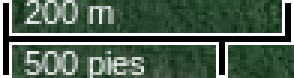
#> input picture images/Deforestacion_referencia.png, 98 x 26 px (shown 3 times larger); its folder holds only this picture in this run
$ python Ej2_filtros_PA.py --image ../images/Deforestacion_referencia.png
#> lines starting #> are read from the running program, lines starting #| are printed output that depends on the picture
"""
Filtros pasa-altos.

1. Defina mascaras de filtrado pasa-altos cuyos coeficientes sumen 1 y apliquelas
sobre diferentes imagenes. Interprete los resultados.

2. Repita el ejercicio anterior para mascaras cuyos coeficientes sumen 0. Compare
los resultados con los del punto anterior.
"""

import os
os.chdir(os.path.dirname(os.path.abspath(__file__)))
import cv2
import numpy as np
import argparse

PATH = "../images/"

# Si lo quiero usar desde consola:
# python Ej2_Filtros_PA.py -im nombreImagen.jpg

default_img = 'cameraman.tif'

ap = argparse.ArgumentParser()
ap.add_argument("-im", "--image", required=False, help="path de la imagen a utilizar")
args = vars(ap.parse_args())

nombre_imagen = args["image"] if args["image"] else default_img

img = cv2.imread(PATH + nombre_imagen, cv2.IMREAD_GRAYSCALE)
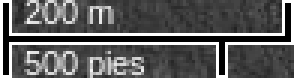
#> img: shape (26, 98) (shown 3 times larger); min 0, max 255, mean 89.8

#* Filtro pasa-altos con coeficientes que suman 1
# Realce de altas frecuencias sin eliminar las bajas frecuencias
mask = np.matrix([[0, -1, 0], [-1, 5, -1], [0, -1, 0]])

dst_sum1 = cv2.filter2D(img,-1,mask)
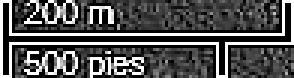
#> dst_sum1: shape (26, 98) (shown 3 times larger); min 0, max 255, mean 80.2

#* Filtro pasa-altos con coeficientes que suman 0
# Realce de altas frecuencias eliminando las bajas frecuencias
mask = np.matrix([[0, -1, 0], [-1, 4, -1], [0, -1, 0]])

dst_sum0 = cv2.filter2D(img,-1,mask)
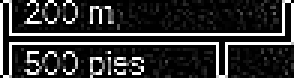
#> dst_sum0: shape (26, 98) (shown 3 times larger); min 0, max 255, mean 47.2

cv2.imshow('Original', img)
cv2.imshow('Filtro suma 1', dst_sum1)
cv2.imshow('Filtro suma 0', dst_sum0)

cv2.waitKey(0)
cv2.destroyAllWindows()

$ run again, on images/flores02.jpg
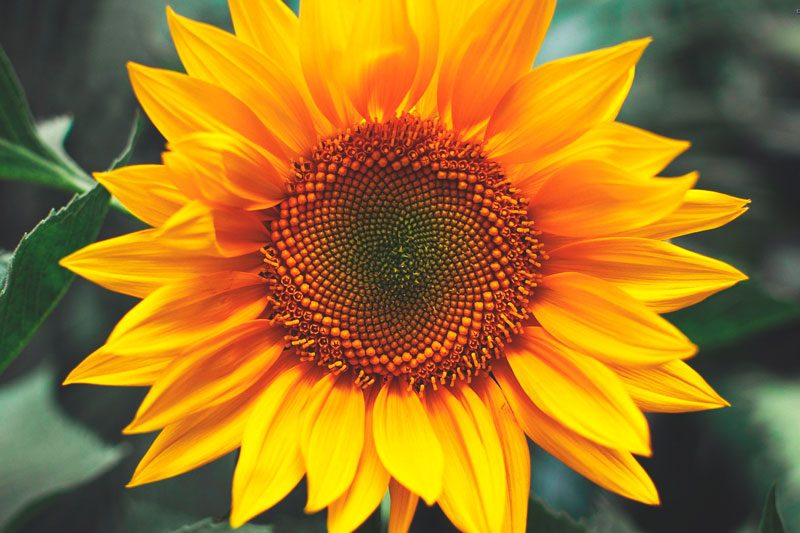
#> input picture images/flores02.jpg, 800 x 533 px
#> `dst_sum1 = cv2.filter2D(img,-1,mask)`:
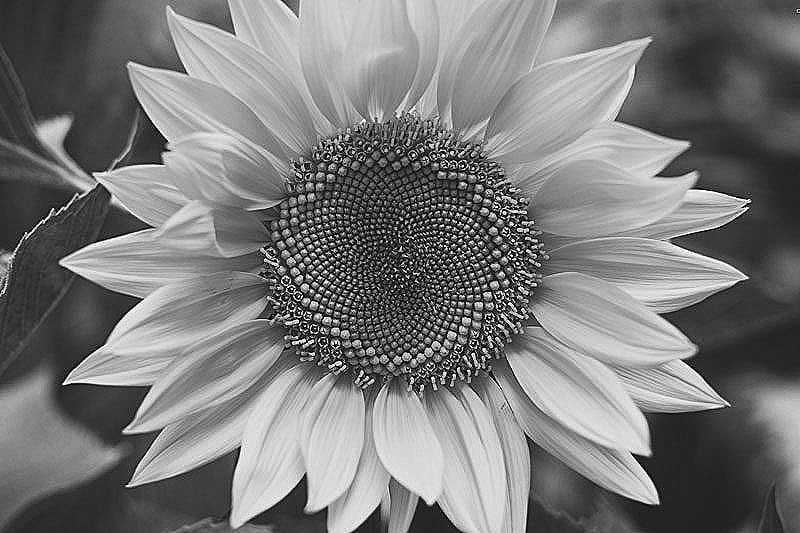
#> dst_sum1: shape (533, 800); min 0, max 255, mean 121.4
#> `dst_sum0 = cv2.filter2D(img,-1,mask)`:
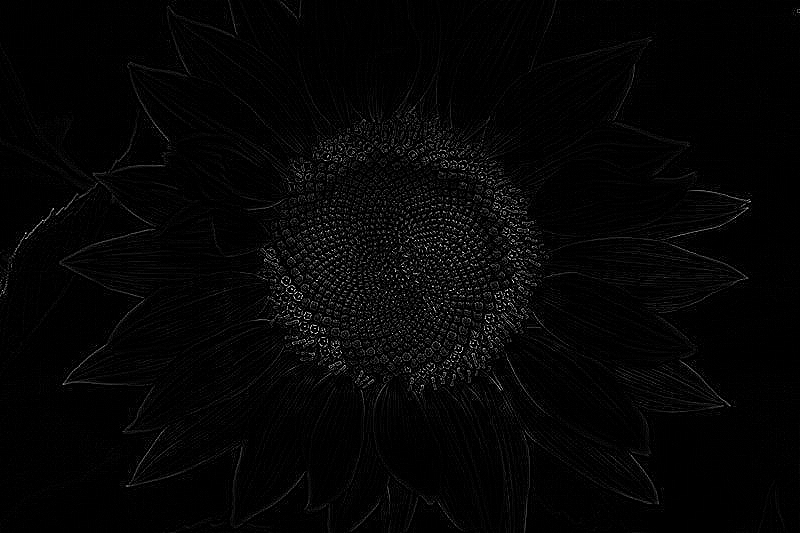
#> dst_sum0: shape (533, 800); min 0, max 255, mean 5.1

$ run again, on images/Deforestacion_zona_delimitada.png
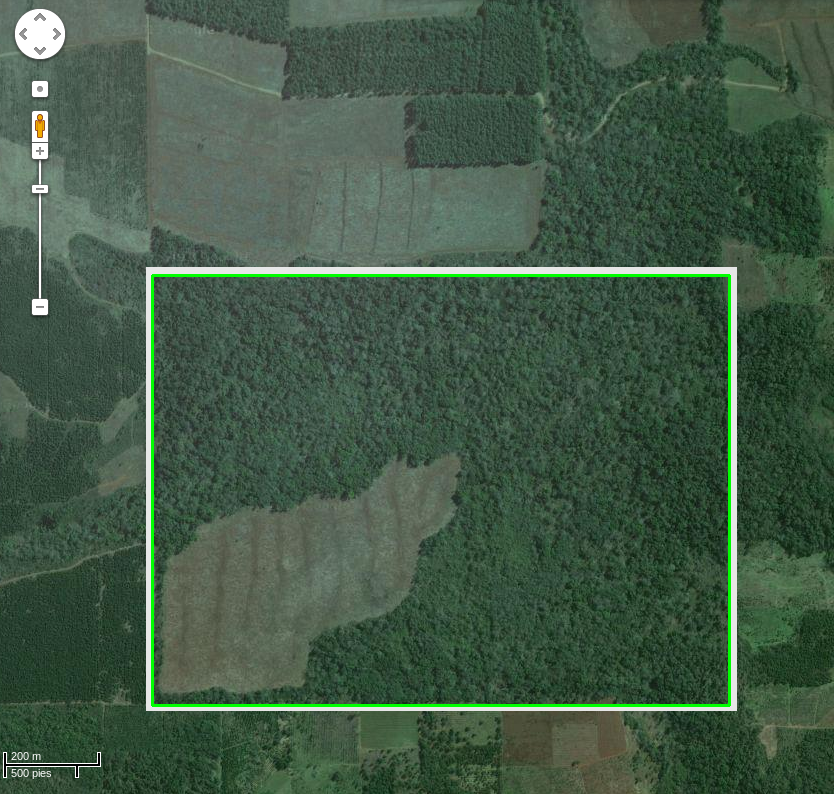
#> input picture images/Deforestacion_zona_delimitada.png, 834 x 794 px
#> `img = cv2.imread(PATH + nombre_imagen, cv2.IMREAD_GRAYSCALE)`:
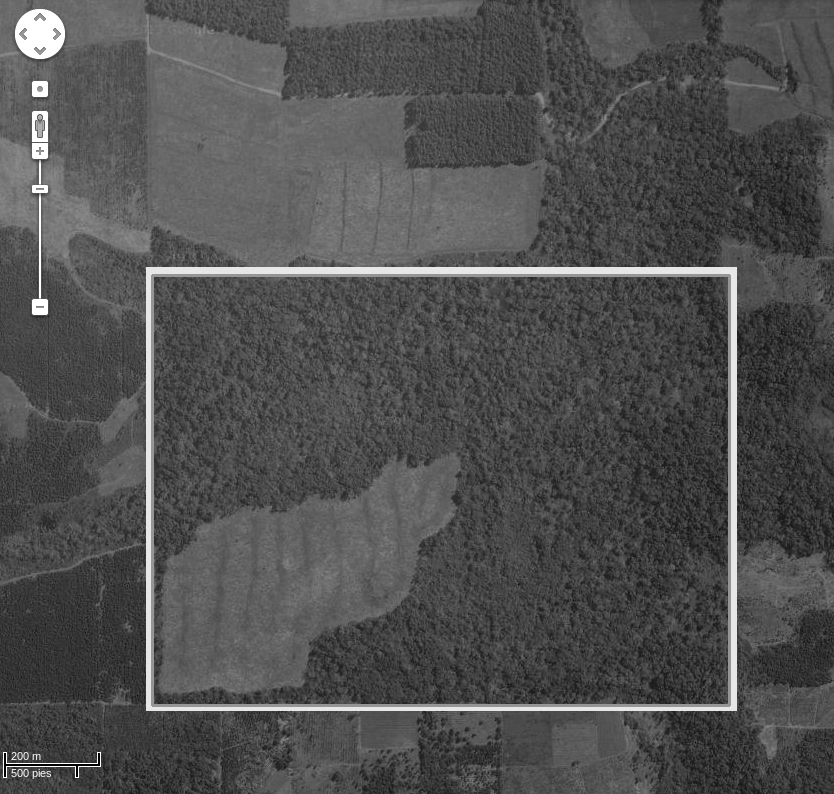
#> img: shape (794, 834); min 0, max 255, mean 80.1
#> `dst_sum0 = cv2.filter2D(img,-1,mask)`:
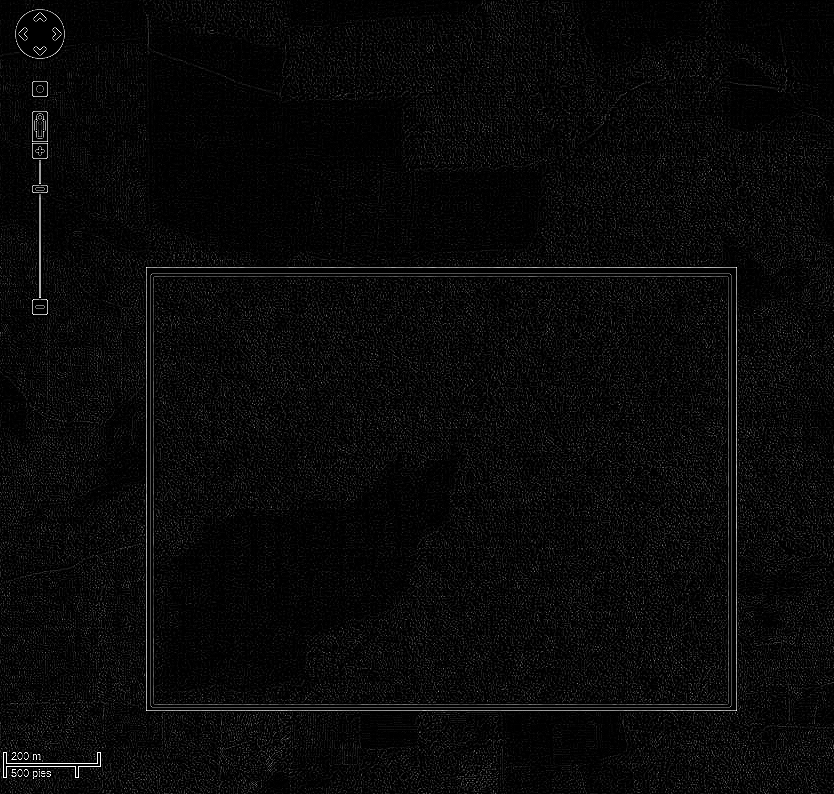
#> dst_sum0: shape (794, 834); min 0, max 255, mean 8.8
